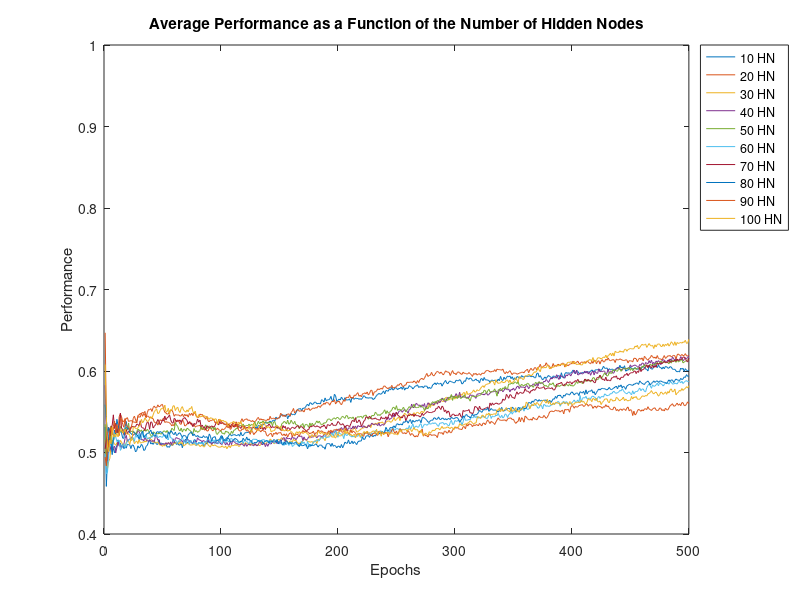
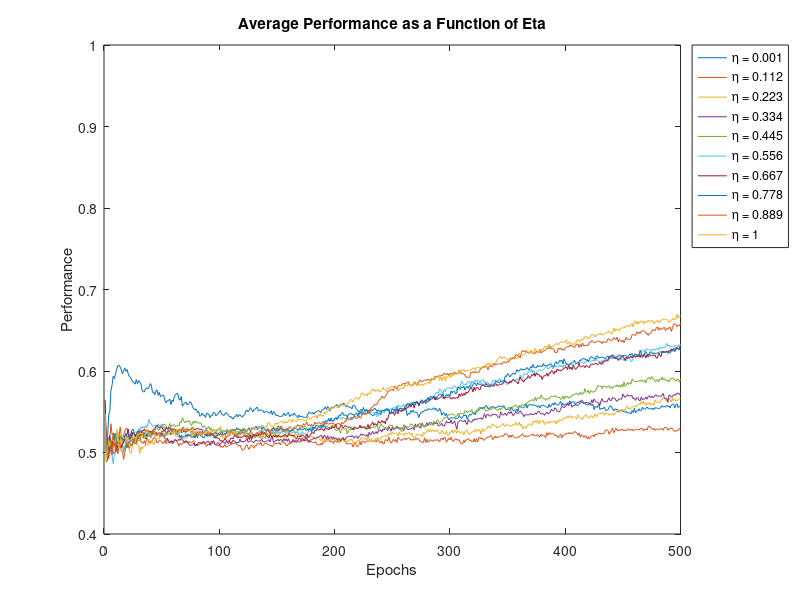
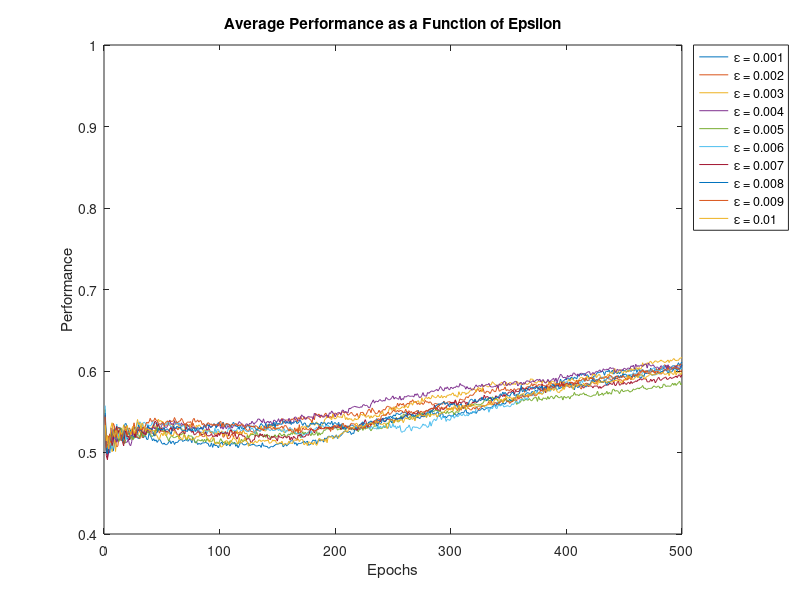
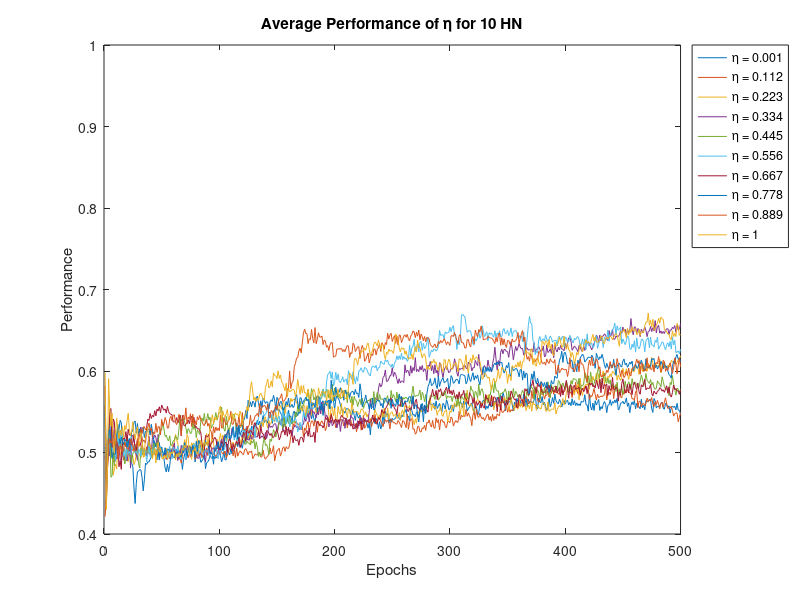

These figures' MATLAB source, in order:
%% Script for analyzing results from scriptGridSearch
clear all;
close all;
clc;

%% Load the data file
load mlpekf_gridSearch20110725_202008.mat

%% Plot the average results for each number of hidden nodes
avgPerfHN = zeros(epochs,length(HN));
legendHN = cell(length(HN),1);
for i=1:length(HN)
    for j=1:length(eta)
        for k=1:length(epsilon)
            avgPerfHN(:,i) = avgPerfHN(:,i) + squeeze(perf(i,j,k,:));
        end
    end
    avgPerfHN(:,i) = avgPerfHN(:,i)/(length(eta)*length(epsilon));
    legendHN{i} = [num2str(HN(i)) ' HN'];
end

figure;
plot(avgPerfHN);
title('Average Performance as a Function of the Number of Hidden Nodes');
legend(legendHN,'Location','BestOutside');
xlabel('Epochs');
ylabel('Performance');
ylim([0.4 1]);

%% Plot the average results for each value of eta
avgPerfEta = zeros(epochs,length(eta));
legendEta = cell(length(eta),1);
for j=1:length(eta)
    for i=1:length(HN)
        for k=1:length(epsilon)
            avgPerfEta(:,j) = avgPerfEta(:,j) + squeeze(perf(i,j,k,:));
        end
    end
    avgPerfEta(:,j) = avgPerfEta(:,j)/(length(HN)*length(epsilon));
    legendEta{j} = ['\eta = ' num2str(eta(j))];
end

figure;
plot(avgPerfEta);
title('Average Performance as a Function of Eta');
legend(legendEta,'Location','BestOutside');
xlabel('Epochs');
ylabel('Performance');
ylim([0.4 1]);

%% Plot the average results for each value of epsilon
avgPerfEpsilon = zeros(epochs,length(eta));
legendEpsilon = cell(length(eta),1);
for k=1:length(epsilon)
    for i=1:length(HN)
        for j=1:length(eta)
            avgPerfEpsilon(:,k) = avgPerfEpsilon(:,k) + squeeze(perf(i,j,k,:));
        end
    end
    avgPerfEpsilon(:,k) = avgPerfEpsilon(:,k)/(length(HN)*length(eta));
    legendEpsilon{k} = ['\epsilon = ' num2str(epsilon(k))];
end

figure;
plot(avgPerfEpsilon);
title('Average Performance as a Function of Epsilon');
legend(legendEpsilon,'Location','BestOutside');
xlabel('Epochs');
ylabel('Performance');
ylim([0.4 1]);

%% Plot the average eta results for each number of hidden nodes
for i=1:length(HN)
    avgPerf = zeros(epochs,length(eta));
    legendStrings = cell(length(eta),1);
    
    for j=1:length(eta)
        for k=1:length(epsilon)
            avgPerf(:,j) = avgPerf(:,j) + squeeze(perf(i,j,k,:));
        end
        avgPerf(:,j) = avgPerf(:,j)/length(epsilon);
        legendStrings{j} = ['\eta = ' num2str(eta(j))];
    end
    
    % One figure per number of hidden nodes
    figure;
    plot(avgPerf);
    title(['Average Performance of \eta for ' num2str(HN(i)) ' HN']);
    legend(legendStrings,'Location','BestOutside');
    xlabel('Epochs');
    ylabel('Performance');
    ylim([0.4 1]);
end

%% Plot the average epsilon results for each number of hidden nodes
for i=1:length(HN)
    avgPerf = zeros(epochs,length(epsilon));
    legendStrings = cell(length(epsilon),1);
    
    for j=1:length(epsilon)
        for k=1:length(eta)
            avgPerf(:,j) = avgPerf(:,j) + squeeze(perf(i,k,j,:));
        end
        avgPerf(:,j) = avgPerf(:,j)/length(eta);
        legendStrings{j} = ['\epsilon = ' num2str(epsilon(j))];
    end
    
    % One figure per number of hidden nodes
    figure;
    plot(avgPerf);
    title(['Average Performance of \epsilon for ' num2str(HN(i)) ' HN']);
    legend(legendStrings,'Location','BestOutside');
    xlabel('Epochs');
    ylabel('Performance');
    ylim([0.4 1]);
end